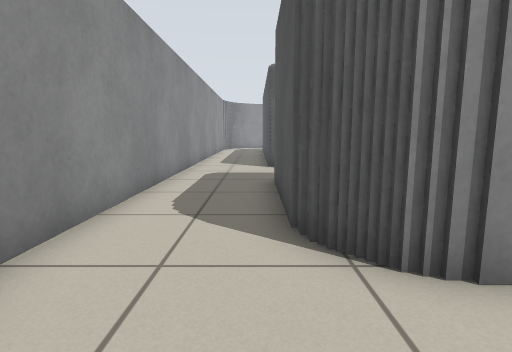
[1] (above)

21 first-person views from a walk through a Stage world. The camera is 0.68 m above the floor, tilts 8° down and sees 80° across. Floor lines are 1 m apart. The floor is counted in squares, 0.5 m on a side. Each view is taken from the middle of a square. On the plan, view 1 faces up. The plan holds only what a view shows up to about 14 squares ahead; the rest is blank. Robots are left out.

[2]
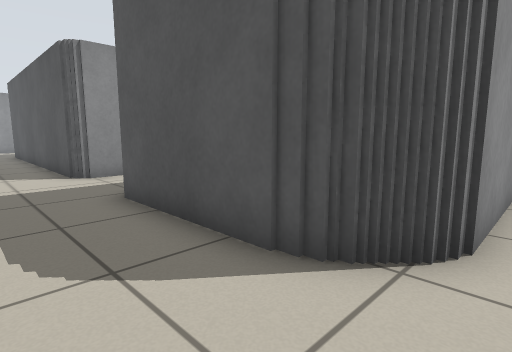

[3]
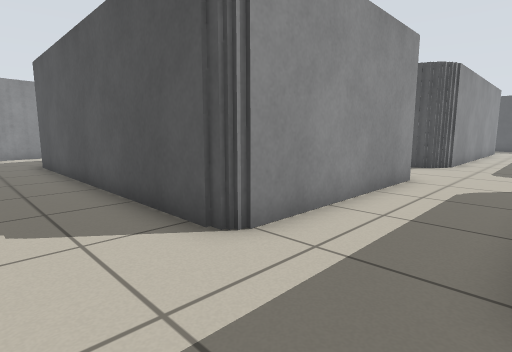

[4]
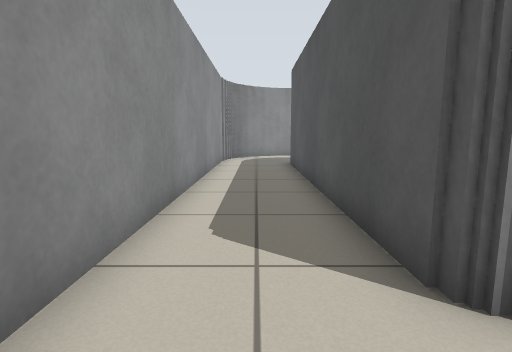

[5]
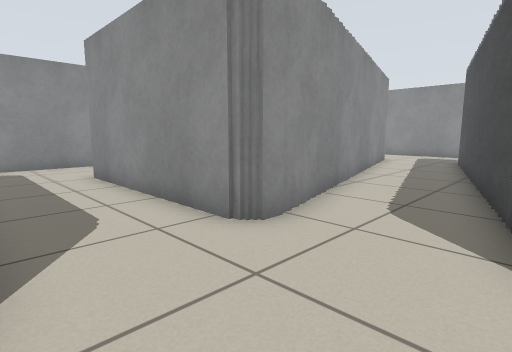

[6]
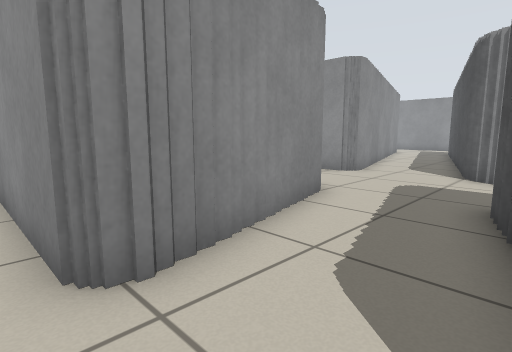

[7]
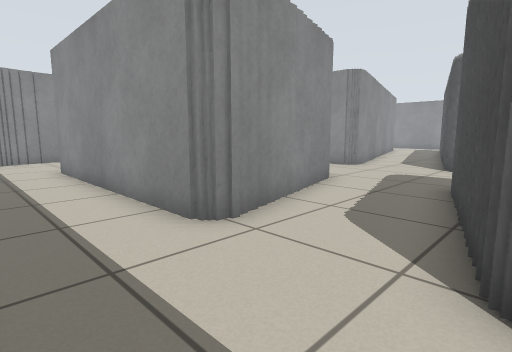

[8]
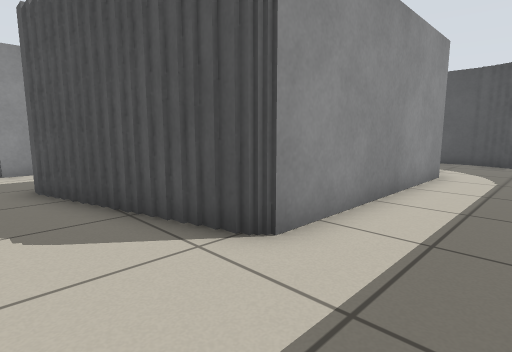

[9]
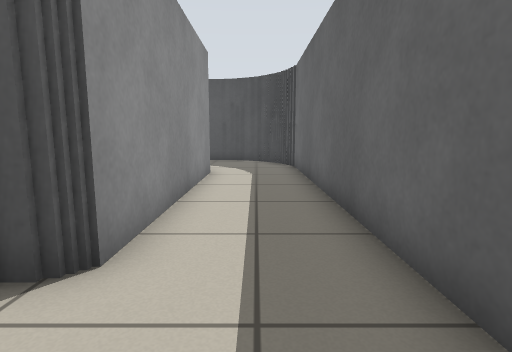

[10]
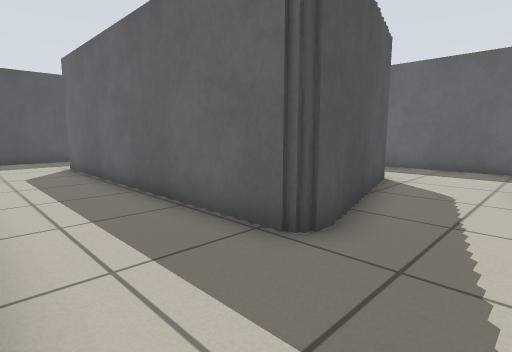

[11]
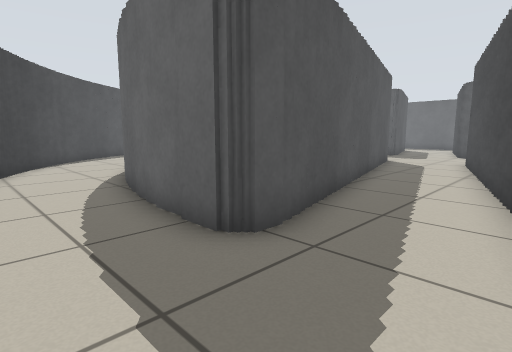

[12]
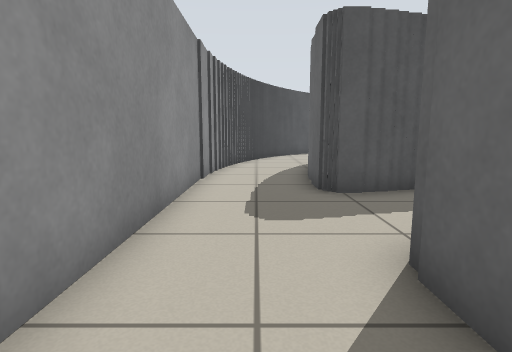

[13]
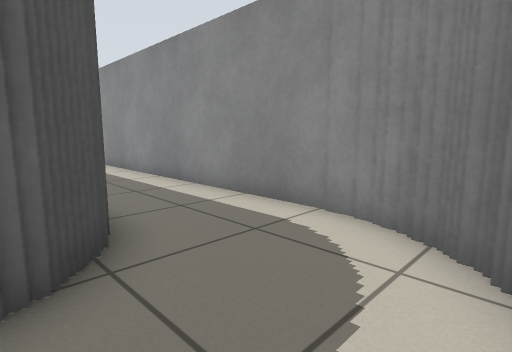

[14]
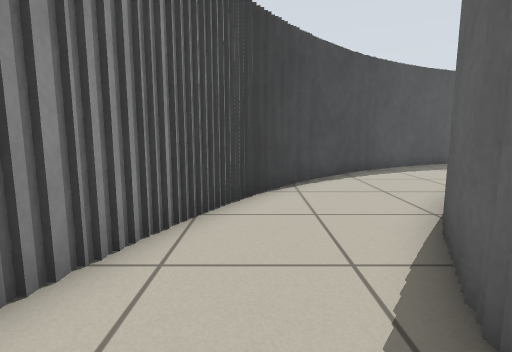

[15]
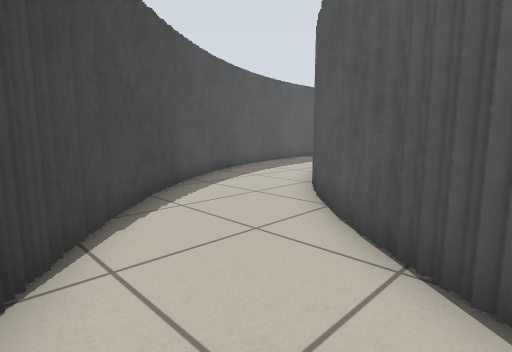

[16]
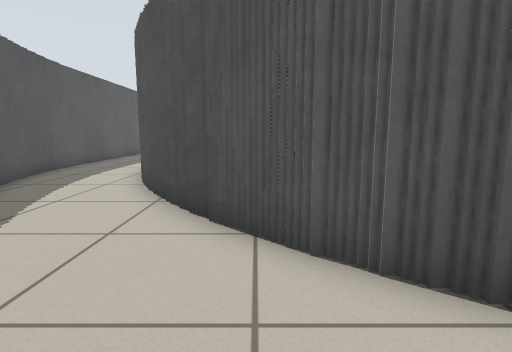

[17]
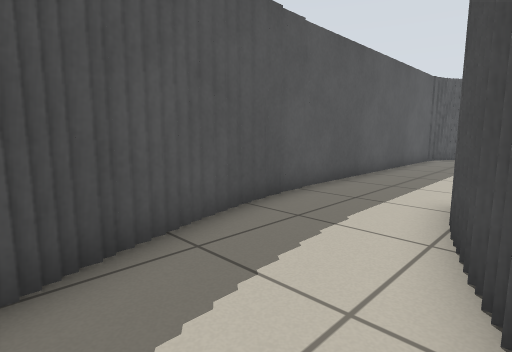

[18]
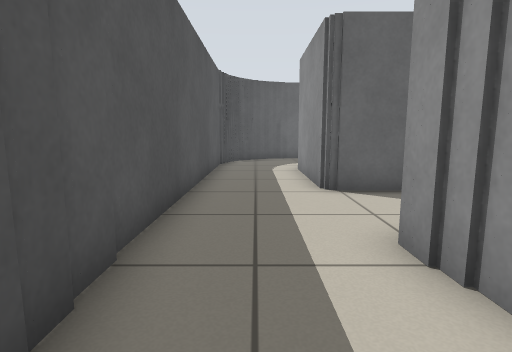

[19]
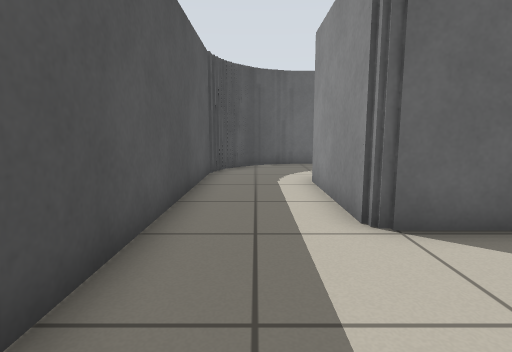

[20]
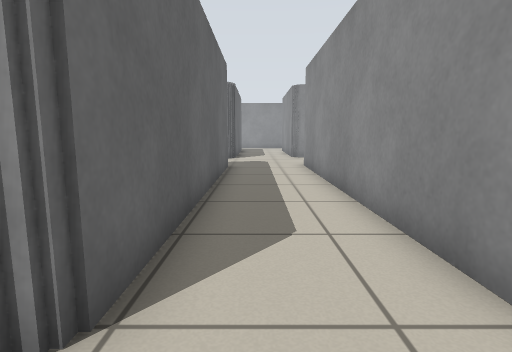

[21]
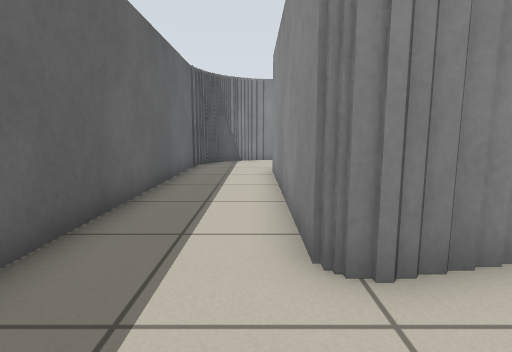

### Floor plan
Key: @ floor where view 1 was taken; # wall or solid block; . floor.
Columns run from 3 left of view 1 to 27 right of it. Each row starts with its distance up from view 1.
 29       ###########
 28  ##. ...........#####
 27 ##... ..............###
 26 #.....................##
 25 #....###...#####.......##
 24 #...##   ..##  ####.....##
 23 #...#   #...#     ###....##
 22 #...#   #...#       ##....##
 21 #...#   #...#        ##....##
 20 #...#   ##..##        ##....#
 19 #...#    #...#         ##...##
 18 #...#    #...#          #....#
 17 #...#    #...#          ##...#
 16 #...#    ##..##          #...#
 15 #...#     #...#          #...##
 14 #...#     #...#          ##...#
 13 #...#     #...##          #...#
 12 #...#######....############...#
 11 #.............................#
 10 #.............................#
  9 #...#       ....###########...#
  8 #...#       #...#         #...#
  7 #...#       #...#         #...#
  6 #...#       #...#         #...#
  5 #...#       ##..##        #...#
  4 #...##       #...#       ##...#
  3 #....#########...#########....#
  2 #.............................#
  1 ##...........................##
  0  ##@........................##
 -1   ###########################

Where each view was taken, in squares from view 1:
view 1: 0 up, 0 right, facing up
view 2: 2 up, 2 left, facing up-right
view 3: 9 up, 2 left, facing up-right
view 4: 10 up, 1 left, facing up
view 5: 9 up, 11 right, facing up-left
view 6: 2 up, 13 right, facing up-left
view 7: 0 up, 14 right, facing up-left
view 8: 0 up, 11 right, facing up-right
view 9: 1 up, 11 right, facing right
view 10: 12 up, 10 right, facing down-right
view 11: 28 up, 5 right, facing down-right
view 12: 27 up, 1 right, facing right
view 13: 28 up, 2 right, facing down-left
view 14: 26 up, 12 right, facing right
view 15: 26 up, 16 right, facing down-right
view 16: 25 up, 19 right, facing down
view 17: 19 up, 22 right, facing down-right
view 18: 16 up, 25 right, facing down
view 19: 13 up, 25 right, facing down
view 20: 10 up, 25 right, facing left
view 21: 2 up, 13 right, facing left
